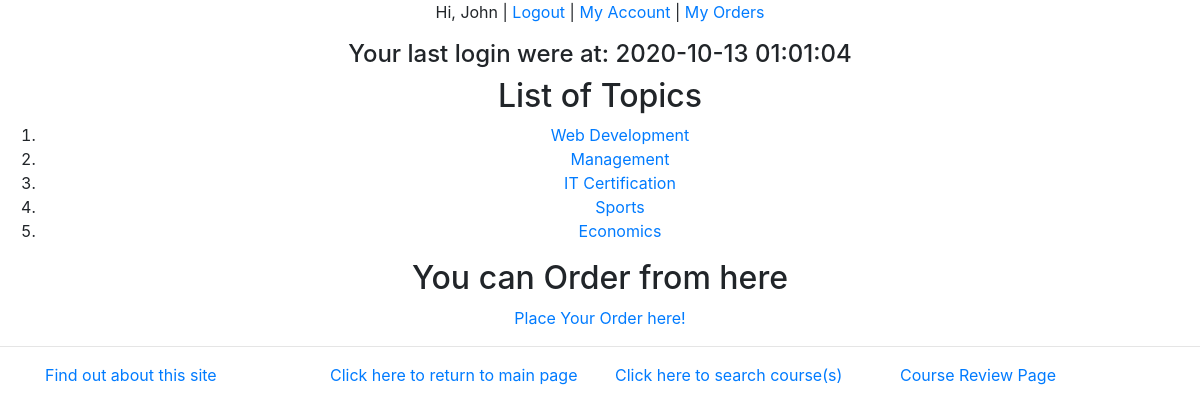
/myapp/ (signed in), run on the app's committed database.
### myapp/models.py (models this page shows, shortened)
class Topic(models.Model):
    name = models.CharField(max_length=200)
    length = models.IntegerField(default=12)

### myapp/views.py (the view)
# urls.py: path(r'', views.index, name='index'),
def index(request):
    if request.session.get('last_login'):
        last_login = request.session['last_login']
    else:
        last_login = "Your last login was more than one hour ago"
    top_list = Topic.objects.all().order_by('id')[:10]
    return render(request, 'myapp/index.html', {'top_list': top_list, 'last_login': last_login})

### myapp/templates/myapp/index.html (shortened to what this page needs)
{% extends 'myapp/base.html' %}
{% block body_block %}
    {% if last_login %}
        <h4>Your last login were at: {{ last_login }}</h4>
    {% endif %}
    {% if top_list %}
        <h2>List of Topics</h2>
        <ol>
            {% for top  in top_list %}
                <li><a href="{% url 'myapp:detail' top.pk %}">{{ top.name }}</a></li>
            {% endfor %}
        </ol>
    {% else %}
        <strong>There are no available topics!</strong>
    {% endif %}
    <h2>You can Order from here</h2>
    <a href="{% url 'myapp:place_order' %}">Place Your Order here!</a>
{% endblock %}

### myapp/templates/myapp/base.html (shortened to what this page needs)
{% load static %}
<!DOCTYPE html>
<html>
<head>
    <link rel="stylesheet" type="text/css" href="{% static 'myapp/style.css' %}"/>
    <link rel="stylesheet" href="https://cdn.jsdelivr.net/npm/bootstrap@4.5.3/dist/css/bootstrap.min.css"
>
</head>
<body>
<div class="text-center">
    {% if request.user.username %}
        <p>Hi, {{ request.user.first_name }} | <a href="{% url 'myapp:logout' %}">Logout</a> | <a
                href="{% url 'myapp:myaccount' %}">My Account</a> | <a href="{% url 'myapp:myorders' %}">My Orders</a>
        </p>
    {% else %}
        <p><a href="{% url 'myapp:login' %}">You can LOGIN here</a> | <a href="{% url 'myapp:register' %}">You can
            REGISTER here</a></p>
    {% endif %}
    {% block body_block %}*** {% endblock %}
</div>
<hr/>
<div class="container">
    <div class="row justify-content-center">
        <div class="col-3"><a href="{% url 'myapp:about' %}">Find out about this site</a></div>
        <div class="col-3"><a href="{% url 'myapp:index' %}">Click here to return to main page</a></div>
        <div class="col-3"><a href="{% url 'myapp:findcourses' %}">Click here to search course(s)</a></div>
        <div class="col-3"><a href="{% url 'myapp:review' %}">Course Review Page</a></div>
    </div>
</div>
</body>
</html>

### data on the page
Topic: name "Web Development"
Topic: name "Management"
Topic: name "IT Certification"
Topic: name "Sports"
Topic: name "Economics"

### other printed values
{{ request.user.first_name }} "John"
{{ last_login }} "2020-10-13 01:01:04"
